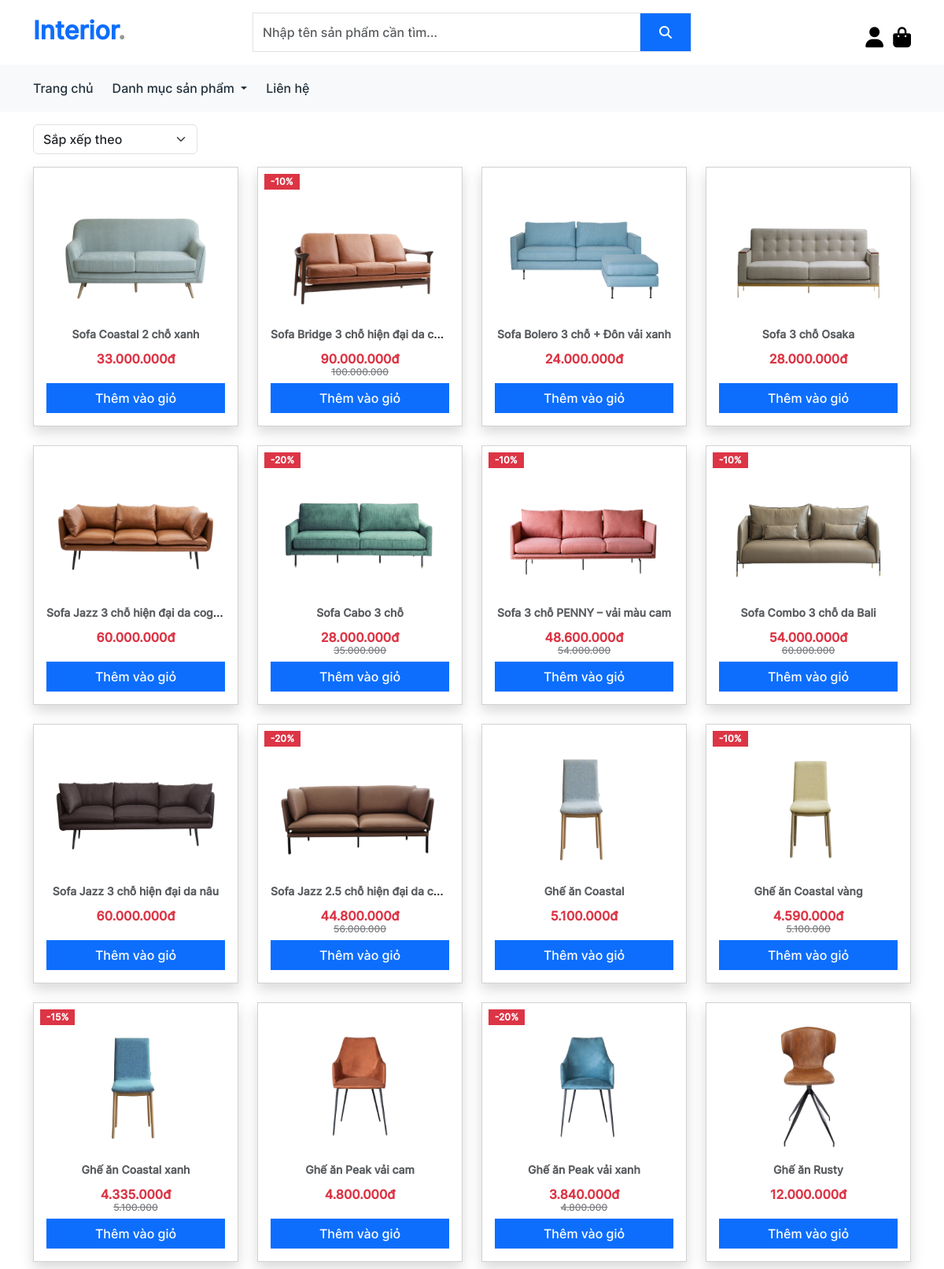
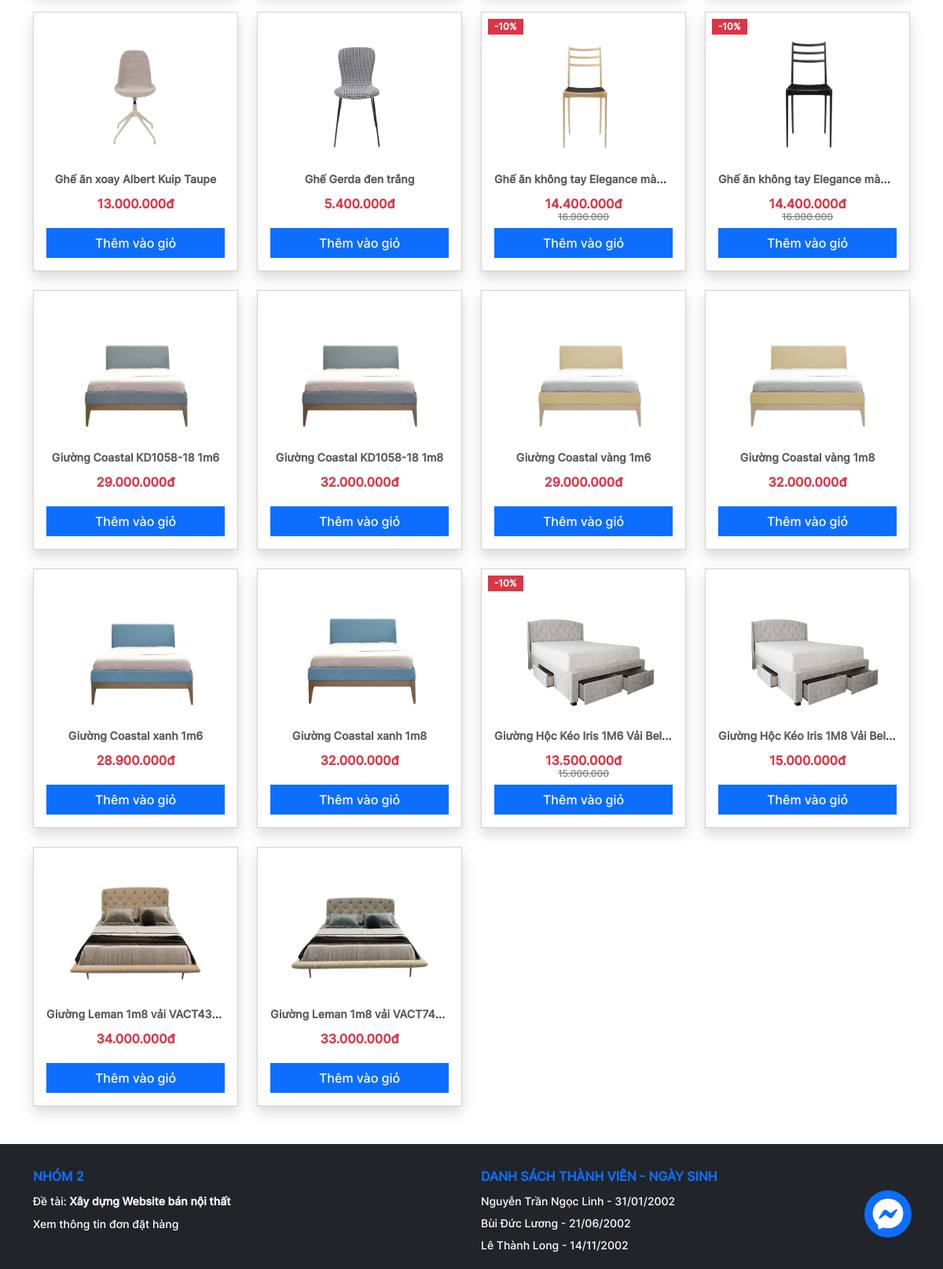
The app's page /category.php with its own data (2 pictures, top to bottom).
### tables this page shows
CREATE TABLE `products` (
  `id` int(11) NOT NULL,
  `name` varchar(100) NOT NULL,
  `price` int(11) NOT NULL,
  `discount` int(11) NOT NULL,
  `image` text NOT NULL,
  `category_id` int(11) NOT NULL,
  `description` text NOT NULL
);

### classes/database.php (called while the page is built, shortened)
<?php
class Database
{
  private $conn = null;
  public function __construct()
  {
    $this->conn = new mysqli(DB_HOST, DB_USER, DB_PASS, DB_NAME);
  }
  public function getAllProducts($id)
  {
    $data = array();
    $sql = "SELECT * FROM products";
    $stmt = $this->conn->prepare($sql);
    $stmt->execute();
    $result = $stmt->get_result();
    while ($row = $result->fetch_assoc()) {
      $data[] = $row;
    }
    return $data;
  }
}

### category.php (the view, shortened to what this page needs)
<!DOCTYPE html>
<html lang="en">
<head>
  <link rel="stylesheet" href="./assets/fonts/css/all.min.css" />
  <link rel="stylesheet" href="./lib/boostrap/css/bootstrap.min.css" />
  <link rel="stylesheet" href="./assets/css/app.css" />
</head>
<body>
  <div id="root">
    <?php
    include_once("./includes/header.php");
    include_once("./includes/messenger.php");
    require_once("./classes/database.php");
    $id = $_GET["id"];
    $db = new Database();
    ?>
    <section class="mb-5">
      <div class="container">
        <div class="row align-items-end mb-3">
          <div class="col-3">
            <form action="" method="get">
              <select name="filter" class="form-select shadow-none" style="width: max-content;" onchange="this.form.submit()">
                <option value="">Sắp xếp theo</option>
              </select>
            </form>
          </div>
        </div>
        <div class="row row-gap-4">
          <?php
          $products = isset($_GET["filter"]) ? $db->getProductsByCategoryAndFilter($id, $_GET["filter"]) : $db->getAllProducts($id);
          foreach ($products as $p) :
          ?>
            <div class="col-lg-3">
              <div class="card shadow overflow-hidden">
                <div class="card-body position-relative">
                  <div class="position-absolute top-0 start-0 <?= $p["discount"] == 0 ? 'd-none' : '' ?>">
                    <span class="badge rounded-0 bg-danger ms-2 mt-2">-<?= $p["discount"] ?>%</span>
                  </div>
                  <img src="./assets/images/<?= $p["image"] ?>" class="card-img-top" height="181" loading="lazy" alt="..." />
                  <p class="card-title">
                    <a href="product_detail.php?id=<?= $p["id"] ?>" class="fw-bold text-decoration-none text-muted">
                      <div class="line__clamp text-center">
                        <small><?= $p["name"] ?></small>
                      </div>
                    </a>
                  </p>
                  <div class="text-center pt-2">
                    <h6 style="height: 40px;">
                      <span class="text-danger"><?= number_format($p["price"] - ($p["price"] * $p["discount"] / 100), 0, '', '.') ?>đ</span>
                      <p class="fw-light text-decoration-line-through <?= $p["discount"] == 0 ? 'd-none' : '' ?>" style="font-size: 12px;opacity: 0.6">
                        <?= number_format($p["price"], 0, '', '.') ?>
                      </p>
                    </h6>
                  </div>
                  <div class="d-grid">
                    <button class="add-to-cart btn btn-primary" data-id="<?= $p["id"] ?>" title="Thêm vào giỏ hàng">
                      Thêm vào giỏ
                    </button>
                  </div>
                </div>
              </div>
            </div>
          <?php endforeach; ?>
        </div>
      </div>
    </section>
    <?php
    include_once("./includes/footer.php");
    ?>
  </div>
</body>
</html>

### assets/css/app.css (style rules this page uses)
:root { --bg-color: #eff2f1; --white-color: #fff; --black-color: #000; --text-color: #21313c; }
body { font-family: 'Inter', sans-serif; font-weight: 400; line-height: 28px; scroll-behavior: smooth; }
button, input, textarea { font-family: 'Inter', sans-serif; border-radius: 0px !important; }
h1, h2, h3, h4, h5, h6 { font-weight: 700; margin: 0; }
p { margin: 0 !important; }
.card { border-radius: 0px !important; }
.line__clamp { white-space: nowrap; overflow: hidden; text-overflow: ellipsis; }

### records on screen
products: image (picture), name "Sofa Coastal 2 chỗ xanh", $p["price"] - ($p["price"] * $p["discount"] / 100) "33.000.000"
products: discount "10", image (picture), name "Sofa Bridge 3 chỗ hiện đại da c…", $p["price"] - ($p["price"] * $p["discount"] / 100) "90.000.000", price "100.000.000"
products: image (picture), name "Sofa Bolero 3 chỗ + Đôn vải xanh", $p["price"] - ($p["price"] * $p["discount"] / 100) "24.000.000"
products: image (picture), name "Sofa 3 chỗ Osaka", $p["price"] - ($p["price"] * $p["discount"] / 100) "28.000.000"
products: image (picture), name "Sofa Jazz 3 chỗ hiện đại da cog…", $p["price"] - ($p["price"] * $p["discount"] / 100) "60.000.000"
products: discount "20", image (picture), name "Sofa Cabo 3 chỗ", $p["price"] - ($p["price"] * $p["discount"] / 100) "28.000.000", price "35.000.000"
products: discount "10", image (picture), name "Sofa 3 chỗ PENNY – vải màu cam", $p["price"] - ($p["price"] * $p["discount"] / 100) "48.600.000", price "54.000.000"
products: discount "10", image (picture), name "Sofa Combo 3 chỗ da Bali", $p["price"] - ($p["price"] * $p["discount"] / 100) "54.000.000", price "60.000.000"
products: image (picture), name "Sofa Jazz 3 chỗ hiện đại da nâu", $p["price"] - ($p["price"] * $p["discount"] / 100) "60.000.000"
products: discount "20", image (picture), name "Sofa Jazz 2.5 chỗ hiện đại da c…", $p["price"] - ($p["price"] * $p["discount"] / 100) "44.800.000", price "56.000.000"
products: image (picture), name "Ghế ăn Coastal", $p["price"] - ($p["price"] * $p["discount"] / 100) "5.100.000"
products: discount "10", image (picture), name "Ghế ăn Coastal vàng", $p["price"] - ($p["price"] * $p["discount"] / 100) "4.590.000", price "5.100.000"
products: discount "15", image (picture), name "Ghế ăn Coastal xanh", $p["price"] - ($p["price"] * $p["discount"] / 100) "4.335.000", price "5.100.000"
products: image (picture), name "Ghế ăn Peak vải cam", $p["price"] - ($p["price"] * $p["discount"] / 100) "4.800.000"
products: discount "20", image (picture), name "Ghế ăn Peak vải xanh", $p["price"] - ($p["price"] * $p["discount"] / 100) "3.840.000", price "4.800.000"
products: image (picture), name "Ghế ăn Rusty", $p["price"] - ($p["price"] * $p["discount"] / 100) "12.000.000"
products: image (picture), name "Ghế ăn xoay Albert Kuip Taupe", $p["price"] - ($p["price"] * $p["discount"] / 100) "13.000.000"
products: image (picture), name "Ghế Gerda đen trắng", $p["price"] - ($p["price"] * $p["discount"] / 100) "5.400.000"
products: discount "10", image (picture), name "Ghế ăn không tay Elegance mà…", $p["price"] - ($p["price"] * $p["discount"] / 100) "14.400.000", price "16.000.000"
products: discount "10", image (picture), name "Ghế ăn không tay Elegance mà…", $p["price"] - ($p["price"] * $p["discount"] / 100) "14.400.000", price "16.000.000"
products: image (picture), name "Giường Coastal KD1058-18 1m6", $p["price"] - ($p["price"] * $p["discount"] / 100) "29.000.000"
products: image (picture), name "Giường Coastal KD1058-18 1m8", $p["price"] - ($p["price"] * $p["discount"] / 100) "32.000.000"
products: image (picture), name "Giường Coastal vàng 1m6", $p["price"] - ($p["price"] * $p["discount"] / 100) "29.000.000"
products: image (picture), name "Giường Coastal vàng 1m8", $p["price"] - ($p["price"] * $p["discount"] / 100) "32.000.000"
products: image (picture), name "Giường Coastal xanh 1m6", $p["price"] - ($p["price"] * $p["discount"] / 100) "28.900.000"
products: image (picture), name "Giường Coastal xanh 1m8", $p["price"] - ($p["price"] * $p["discount"] / 100) "32.000.000"
products: discount "10", image (picture), name "Giường Hộc Kéo Iris 1M6 Vải Bel…", $p["price"] - ($p["price"] * $p["discount"] / 100) "13.500.000", price "15.000.000"
products: image (picture), name "Giường Hộc Kéo Iris 1M8 Vải Bel…", $p["price"] - ($p["price"] * $p["discount"] / 100) "15.000.000"
products: image (picture), name "Giường Leman 1m8 vải VACT4328", $p["price"] - ($p["price"] * $p["discount"] / 100) "34.000.000"
products: image (picture), name "Giường Leman 1m8 vải VACT7464", $p["price"] - ($p["price"] * $p["discount"] / 100) "33.000.000"
